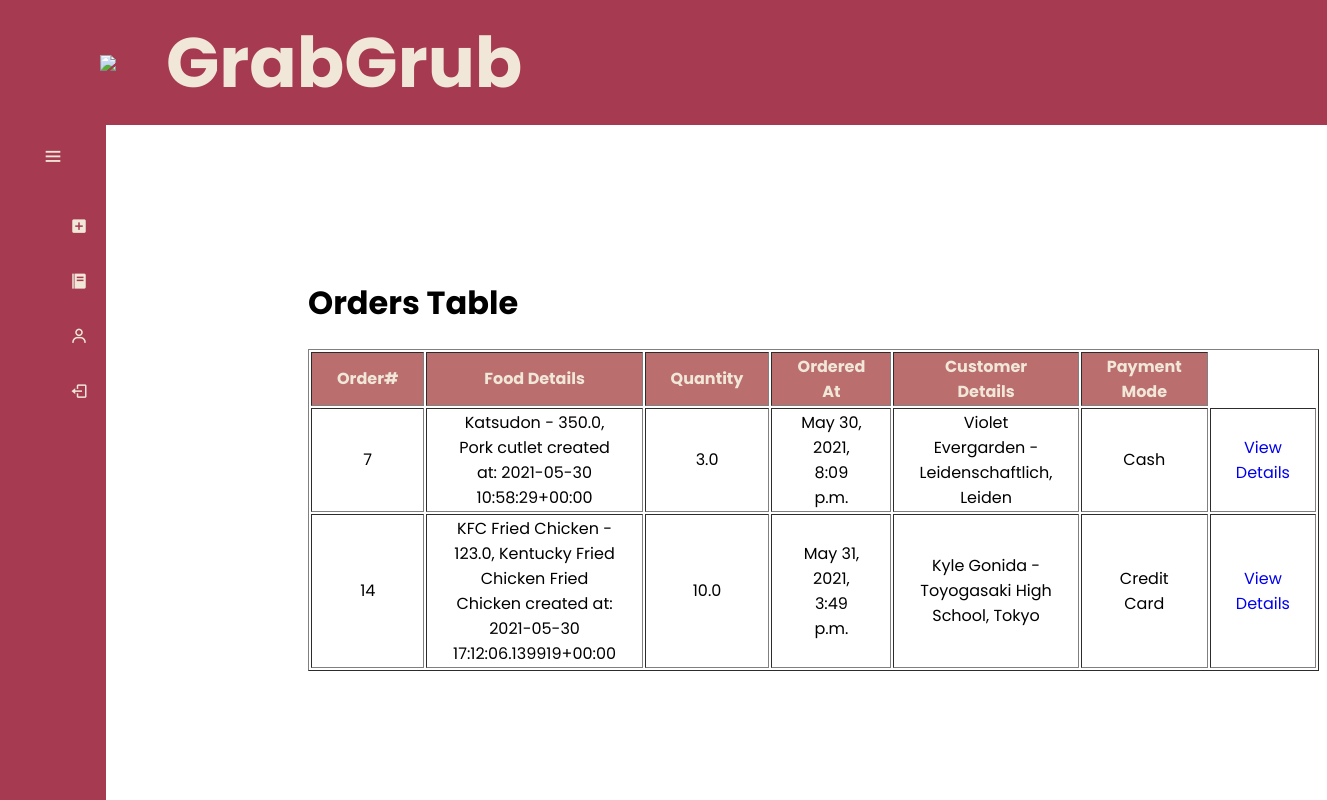
Screenshot of /orders/ with the database file from the repository.
### Kiosk/models.py (models this page shows, shortened)
class Order(models.Model):
    order_food = models.ForeignKey(Food, on_delete = models.CASCADE)
    qty = models.FloatField(null = True, blank = True, default = None)
    ordered_at = models.DateTimeField(blank = True, null = True)
    cust_order = models.ForeignKey(Customer, on_delete = models.CASCADE)
    payment_mode = models.CharField(max_length=300, choices=payment_methods)
    objects = models.Manager()

class Food(models.Model):
    food_name = models.CharField(max_length=300)
    food_description = models.CharField(max_length=300)
    food_price = models.FloatField(null=True, blank=True, default=None)
    created_at = models.DateTimeField(blank = True, null = True)
    objects = models.Manager()
    def __str__(self):
        return "" + self.food_name + " - " + str(self.food_price) + ", " + self.food_description + " created at: " + str(self.created_at)

class Customer(models.Model):
    customer_name = models.CharField(max_length=300)
    customer_address = models.CharField(max_length=300)
    customer_city = models.CharField(max_length=300)
    objects = models.Manager()
    def __str__(self):
        return "" + self.customer_name + " - " + self.customer_address + ", " + self.customer_city

### Kiosk/views.py (the view)
# urls.py: path('orders/', views.orders, name = "orders"),
def orders(request):
    order_objects = Order.objects.all()
    return render(request, 'Kiosk/orders.html', {'orders': order_objects})

### Kiosk/templates/Kiosk/orders.html (shortened to what this page needs)
{% load static %}
<!DOCTYPE html>
<html lang="en" dir="ltr">
  <head>
    <link rel="stylesheet" href="{% static 'css/styles.css' %}">
    <link href='https://unpkg.com/boxicons@2.0.7/css/boxicons.min.css' rel='stylesheet'>
   </head>
<body>
  {% include 'Kiosk/messages.html' %}
    <header class = "header">
        <img src="{% static 'img/logo.png' %}">
        <h1>GrabGrub</h1>
    </header>
  <div class="sidebar">
    <div class="logo_content">
      <i class='bx bx-menu' id="btn" ></i>
    </div>
    <ul class="nav_list">
      <li>
        <a href="{% url 'add_order' %}">
        <i class='bx bxs-plus-square' ></i>
        </a>
      </li>
      <li>
        <a href="{% url 'food' %}">
            <i class='bx bxs-food-menu' ></i>
        </a>
      </li>
      <li>
        <a href="{% url 'customers' %}">
            <i class='bx bx-user' ></i>
        </a>
      </li>
      <li>
        <a href="{% url 'base' %}">
          <i class='bx bx-log-out' id="log_out" ></i>
        </a>
      </li>
    </ul>
  </div>
  <div class = "containerPushHeader">
    <div class = "mainContent">
      <h1>Orders Table</h1>
      <table border = 1 class = "ordersTable">
        <thead class = "ordersTableHead">
          <th class = "ordersTableHeadValue">Order#</th>
          <th class = "ordersTableHeadValue">Food Details</th>
          <th class = "ordersTableHeadValue">Quantity</th>
          <th class = "ordersTableHeadValue">Ordered At</th>
          <th class = "ordersTableHeadValue">Customer Details</th>
          <th class = "ordersTableHeadValue">Payment Mode</th>
        </thead>
        <tbody>
          {% for o in orders %}
          <tr>
            <td class = "ordersTableData">{{o.pk}}</td>
            <td class = "ordersTableData">{{o.order_food}}</td>
            <td class = "ordersTableData">{{o.qty}}</td>
            <td class = "ordersTableData">{{o.ordered_at}}</td>
            <td class = "ordersTableData">{{o.cust_order}}</td>
            <td class = "ordersTableData">{{o.payment_mode}}</td>
            <td class = "ordersTableData"><a href="{% url 'view_order_details' pk=o.pk %}">View Details</a></td>
          </tr>
          {% endfor%}
        </tbody>
      </table>
    </div>
  </div>
</body>
</html>

### Kiosk/templates/Kiosk/messages.html (shortened to what this page needs)
{% load static %}
<link rel="stylesheet" href="{% static 'css/styles.css'%}">

### Kiosk/static/css/styles.css (style rules this page uses)
* { font-family: 'Poppins', sans-serif; }
a { text-decoration: none; }
.header { position: absolute; top:0; left:0; display:flex; width: 100%; height: 125px; padding-left: 100px; align-items: center; background-color: #a63a50; font-size: 35px; color:#f0e7d8; }
.header > img { position: relative; max-width: 250px; padding-right: 50px; }
.containerPushHeader { padding-top: 250px; }
.sidebar { left:0; top: 0; background-color: aqua; height: 100%; width: 300px; }
.sidebar ul { margin-top:20px; }
.sidebar ul li { position: relative; height: 50px; width: 100%; margin: 0px 5px; list-style: none; line-height: 50px; }
.sidebar ul li a { display: flex; align-items: center; text-decoration: none; transition: all 0.4s ease; border-radius: 12px; }
.sidebar ul li a i { height: 50px; min-width: 50px; border-radius: 12px; line-height: 50px; text-align: center; }
.sidebar { position: fixed; top: 0; left: 0; height: 100%; margin-top: 125px; width: 78px; background: #a63a50; padding: 6px 14px; z-index: 99; transition: all 0.5s ease; }
.sidebar #btn { position: absolute; color: #f0e7d8; top: 6px; left: 50%; font-size: 22px; height: 50px; width: 50px; text-align: center; line-height: 50px; transform: translateX(-50%); }
.sidebar ul { margin-top: 20px; }
.sidebar ul li { position: relative; height: 50px; width: 100%; margin: 0 5px; list-style: none; line-height: 50px; margin: 5px 0; }
.sidebar ul li a { color: #f0e7d8; display: flex; align-items: center; text-decoration: none; border-radius: 12px; white-space: nowrap; transition: all 0.4s ease; }
.sidebar ul li i { font-size: 18px; font-weight: 400; height: 50px; min-width: 50px; border-radius: 12px; line-height: 50px; text-align: center; }
.containerPushHeader > .mainContent { margin-left: 300px; }
.ordersTable { border:1; text-align: center; }
.ordersTableHead { background-color:#ba6e6e; color:#f0e7d8; }
.ordersTableHeadValue { padding-right:25px; padding-left:25px; }
.ordersTableData { padding-right:25px; padding-left:25px; }

### rows the page displays
Order: pk "7", order_food "Katsudon - 350.0, Pork cutlet created at: 2021-05-30 10:58:29+00:00", qty "3.0", ordered_at "May 30, 2021, 8:09 p.m.", cust_order "Violet Evergarden - Leidenschaftlich, Leiden", payment_mode "Cash"
Order: pk "14", order_food "KFC Fried Chicken - 123.0, Kentucky Fried Chicken Fried Chicken created at: 2021-05-30 17:12:06.139919+00:00", qty "10.0", ordered_at "May 31, 2021, 3:49 p.m.", cust_order "Kyle Gonida - Toyogasaki High School, Tokyo", payment_mode "Credit Card"
